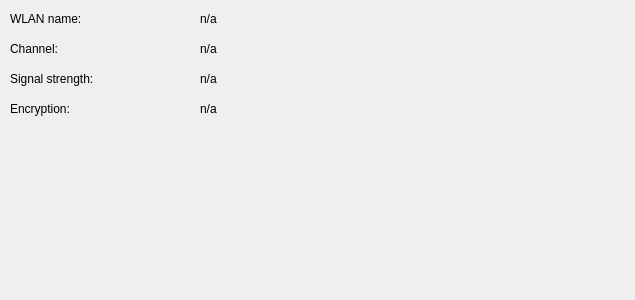
<?xml version="1.0" encoding="UTF-8"?>
<ui version="4.0">
 <class>Form</class>
 <widget class="QWidget" name="Form">
  <property name="geometry">
   <rect>
    <x>0</x>
    <y>0</y>
    <width>635</width>
    <height>300</height>
   </rect>
  </property>
  <property name="windowTitle">
   <string>Form</string>
  </property>
  <widget class="QLabel" name="label">
   <property name="geometry">
    <rect>
     <x>10</x>
     <y>10</y>
     <width>141</width>
     <height>17</height>
    </rect>
   </property>
   <property name="text">
    <string>WLAN name:</string>
   </property>
  </widget>
  <widget class="QLabel" name="label_2">
   <property name="geometry">
    <rect>
     <x>10</x>
     <y>40</y>
     <width>66</width>
     <height>17</height>
    </rect>
   </property>
   <property name="text">
    <string>Channel:</string>
   </property>
  </widget>
  <widget class="QLabel" name="label_3">
   <property name="geometry">
    <rect>
     <x>10</x>
     <y>70</y>
     <width>131</width>
     <height>17</height>
    </rect>
   </property>
   <property name="text">
    <string>Signal strength:</string>
   </property>
  </widget>
  <widget class="QLabel" name="label_4">
   <property name="geometry">
    <rect>
     <x>10</x>
     <y>100</y>
     <width>121</width>
     <height>17</height>
    </rect>
   </property>
   <property name="text">
    <string>Encryption:</string>
   </property>
  </widget>
  <widget class="QLabel" name="channelLabel">
   <property name="geometry">
    <rect>
     <x>200</x>
     <y>40</y>
     <width>66</width>
     <height>17</height>
    </rect>
   </property>
   <property name="text">
    <string>n/a</string>
   </property>
  </widget>
  <widget class="QLabel" name="signalStrengthLabel">
   <property name="geometry">
    <rect>
     <x>200</x>
     <y>70</y>
     <width>131</width>
     <height>17</height>
    </rect>
   </property>
   <property name="text">
    <string>n/a</string>
   </property>
  </widget>
  <widget class="QLabel" name="wlanNameLabel">
   <property name="geometry">
    <rect>
     <x>200</x>
     <y>10</y>
     <width>141</width>
     <height>17</height>
    </rect>
   </property>
   <property name="text">
    <string>n/a</string>
   </property>
  </widget>
  <widget class="QLabel" name="encryptionLabel">
   <property name="geometry">
    <rect>
     <x>200</x>
     <y>100</y>
     <width>121</width>
     <height>17</height>
    </rect>
   </property>
   <property name="text">
    <string>n/a</string>
   </property>
  </widget>
 </widget>
 <resources/>
 <connections/>
</ui>
